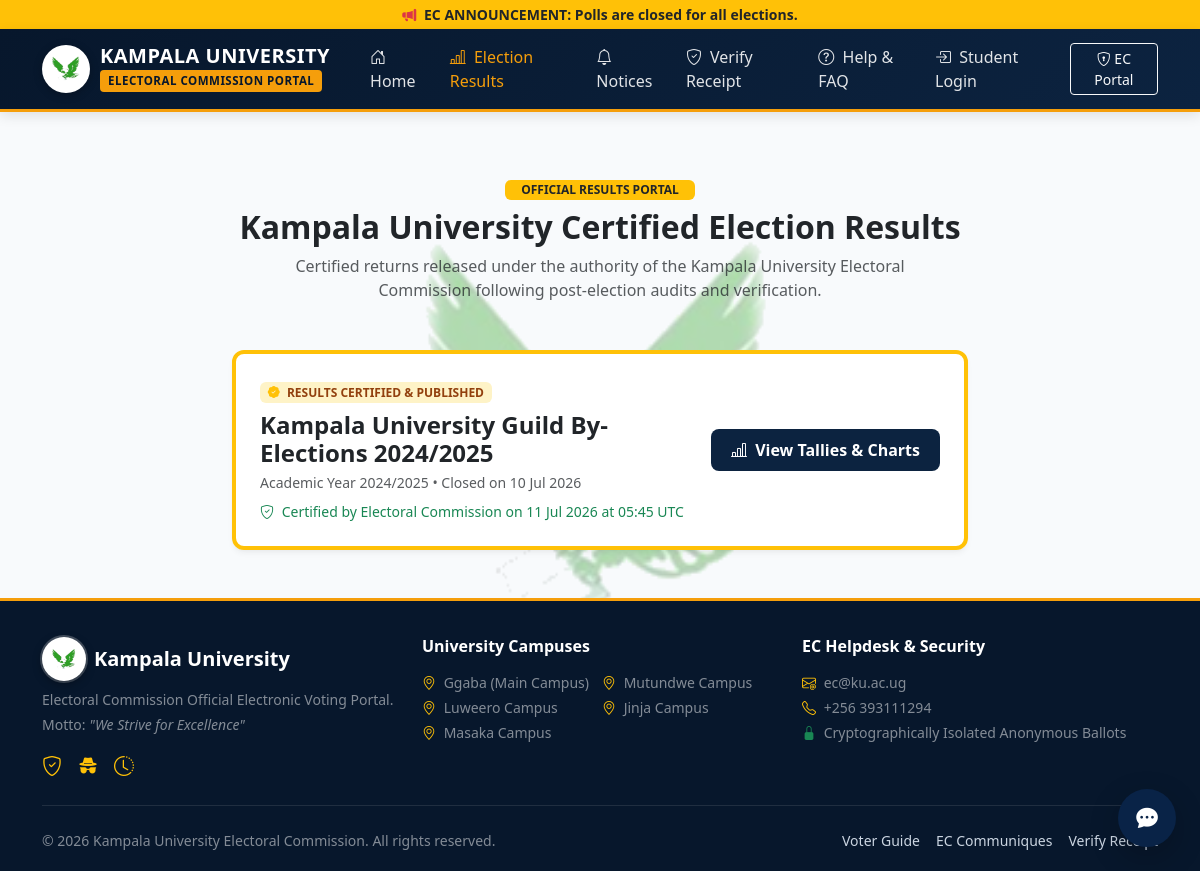
The app's page /results with its own data.
### models.py (models this page shows, shortened)
class Election(db.Model):
    __tablename__ = 'elections'
    id = db.Column(db.Integer, primary_key=True)
    title = db.Column(db.String(200), nullable=False)
    description = db.Column(db.Text, nullable=True)
    academic_year = db.Column(db.String(20), nullable=False)
    start_time = db.Column(db.DateTime, nullable=False)
    end_time = db.Column(db.DateTime, nullable=False)
    status = db.Column(db.String(30), default='draft', nullable=False)
    results_approved_by = db.Column(db.Integer, db.ForeignKey('admins.id', ondelete='SET NULL'), nullable=True)
    results_approved_at = db.Column(db.DateTime, nullable=True)
    created_by = db.Column(db.Integer, db.ForeignKey('admins.id', ondelete='SET NULL'), nullable=True)
    created_at = db.Column(db.DateTime, default=utc_now)
    updated_at = db.Column(db.DateTime, default=utc_now, onupdate=utc_now)
    positions = db.relationship('Position', backref='election', cascade='all, delete-orphan', lazy=True, order_by='Position.priority_order')
    candidates = db.relationship('Candidate', backref='election', cascade='all, delete-orphan', lazy=True)
    eligibility_rules = db.relationship('EligibilityRule', backref='election', cascade='all, delete-orphan', lazy=True)
    participations = db.relationship('VoterParticipation', backref='election', cascade='all, delete-orphan', lazy='dynamic')
    votes = db.relationship('Vote', backref='election', cascade='all, delete-orphan', lazy='dynamic')

### blueprints/results.py (the view)
@results_bp.route('/results')
def list_published_results():
    published_elections = Election.query.filter_by(status='results_published').order_by(Election.end_time.desc()).all()
    return render_template('results/index.html', elections=published_elections)

### models.py (called while the page is built)
def utc_now():
    return datetime.now(timezone.utc).replace(tzinfo=None)

### services/election_service.py (called while the page is built)
    @staticmethod
    def auto_update_election_statuses():
        now = utc_now()
        scheduled_elections = Election.query.filter(
            Election.status == 'scheduled',
            Election.start_time <= now
        ).all()
        for el in scheduled_elections:
            el.status = 'active'
            NotificationService.send_election_broadcast(el, 'opened')
        active_elections = Election.query.filter(
            Election.status == 'active',
            Election.end_time < now
        ).all()
        for el in active_elections:
            el.status = 'closed'
            NotificationService.send_election_broadcast(el, 'closed')
        if scheduled_elections or active_elections:
            db.session.commit()

### templates/results/index.html (shortened to what this page needs)
{% extends "base.html" %}
{% block content %}
<div class="container py-4">
    <div class="text-center mb-5">
        <span class="badge bg-warning text-dark px-3 py-1 mb-2">OFFICIAL RESULTS PORTAL</span>
        <h2 class="fw-bold text-dark mb-2">Kampala University Certified Election Results</h2>
        <p class="text-muted mx-auto" style="max-width: 650px;">
            Certified returns released under the authority of the Kampala University Electoral Commission following post-election audits and verification.
        </p>
    </div>
    {% if elections %}
        <div class="row g-4 justify-content-center">
            {% for el in elections %}
                <div class="col-lg-8">
                    <div class="card card-ku border-start border-4 border-warning">
                        <div class="card-body p-4 d-flex flex-column flex-md-row justify-content-between align-items-md-center gap-3">
                            <div>
                                <span class="badge badge-published mb-2">
                                    <i class="bi bi-patch-check-fill me-1 text-warning"></i> RESULTS CERTIFIED & PUBLISHED
                                </span>
                                <h4 class="fw-bold text-dark mb-1">{{ el.title }}</h4>
                                <div class="text-muted small mb-2">Academic Year {{ el.academic_year }} &bull; Closed on {{ el.end_time.strftime('%d %b %Y') }}</div>
                                {% if el.results_approved_at %}
                                    <div class="small text-success">
                                        <i class="bi bi-shield-check me-1"></i> Certified by Electoral Commission on {{ el.results_approved_at.strftime('%d %b %Y at %H:%M UTC') }}
                                    </div>
                                {% endif %}
                            </div>
                            <div>
                                <a href="{{ url_for('results.view_public_results', election_id=el.id) }}" class="btn btn-ku-primary text-nowrap">
                                    <i class="bi bi-bar-chart-line me-1"></i> View Tallies & Charts
                                </a>
                            </div>
                        </div>
                    </div>
                </div>
            {% endfor %}
        </div>
    {% endif %}
</div>
{% endblock %}

### static/css/custom.css (style rules this page uses)
:root { --ku-navy: #0c2340; --ku-navy-dark: #07172c; --ku-navy-light: #163a66; --ku-gold: #f59e0b; --ku-gold-dark: #d97706; --ku-gold-light: #fef3c7; --ku-bg-light: #f8fafc; --ku-card-border: #cbd5e1; --ku-success: #10b981; --ku-danger: #ef4444; }
body { font-family: 'Segoe UI', system-ui, -apple-system, BlinkMacSystemFont, Roboto, sans-serif; background-color: var(--ku-bg-light); color: #1e293b; min-height: 100vh; display: flex; flex-direction: column; position: relative; }
body::before { content: ""; position: fixed; inset: 0; background-image: url('../images/Logo.PNG'); background-repeat: no-repeat; background-position: center center; background-size: 500px 500px; opacity: 0.35; pointer-events: none; z-index: 0; mix-blend-mode: multiply; }
.card-ku { border: 1px solid var(--ku-card-border); border-radius: 12px; box-shadow: 0 4px 6px -1px rgba(0, 0, 0, 0.05), 0 2px 4px -1px rgba(0, 0, 0, 0.03); transition: transform 0.2s ease, box-shadow 0.2s ease; background-color: #ffffff; }
.badge-published { background-color: #fef3c7; color: #92400e; font-weight: 600; }
.btn-ku-primary { background-color: var(--ku-navy); color: white; font-weight: 600; border: none; padding: 9px 20px; border-radius: 8px; transition: all 0.2s ease; }

### records on screen
Election: title "Kampala University Guild By-Elections 2024/2025", academic_year "2024/2025", end_time "10 Jul 2026", results_approved_at "11 Jul 2026 at 05:45 UTC"

### other values on screen
{{ polls_status }} "Polls are closed for all elections."
{{ university_name }} "Kampala University"
{{ campus }} "Ggaba (Main Campus)" "Mutundwe Campus" "Luweero Campus" "Jinja Campus" "Masaka Campus"
{{ now.year }} "2026"
